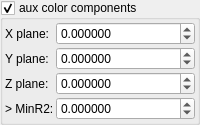
    <widget class="MyGroupBox" name="groupCheck_fold_color_aux_color_enabled_false">
     <property name="title">
      <string>aux color components</string>
     </property>
     <property name="checkable">
      <bool>true</bool>
     </property>
     <layout class="QVBoxLayout" name="verticalLayout_10">
      <property name="leftMargin">
       <number>2</number>
      </property>
      <property name="topMargin">
       <number>2</number>
      </property>
      <property name="rightMargin">
       <number>2</number>
      </property>
      <property name="bottomMargin">
       <number>2</number>
      </property>
      <item>
       <layout class="QGridLayout" name="gridLayout_16" columnstretch="0,1">
        <property name="spacing">
         <number>2</number>
        </property>
        <item row="0" column="1">
         <widget class="MyDoubleSpinBox" name="spinbox3_mandelbox_color_x">
          <property name="sizePolicy">
           <sizepolicy hsizetype="Minimum" vsizetype="Maximum">
            <horstretch>0</horstretch>
            <verstretch>0</verstretch>
           </sizepolicy>
          </property>
          <property name="prefix">
           <string/>
          </property>
          <property name="suffix">
           <string/>
          </property>
          <property name="decimals">
           <number>6</number>
          </property>
          <property name="minimum">
           <double>-100.000000000000000</double>
          </property>
          <property name="maximum">
           <double>100.000000000000000</double>
          </property>
          <property name="singleStep">
           <double>0.100000000000000</double>
          </property>
         </widget>
        </item>
        <item row="0" column="0">
         <widget class="QLabel" name="label_37">
          <property name="text">
           <string>X plane:</string>
          </property>
         </widget>
        </item>
        <item row="3" column="0">
         <widget class="QLabel" name="label_47">
          <property name="text">
           <string>&gt; MinR2:</string>
          </property>
         </widget>
        </item>
        <item row="1" column="0">
         <widget class="QLabel" name="label_43">
          <property name="text">
           <string>Y plane:</string>
          </property>
         </widget>
        </item>
        <item row="3" column="1">
         <widget class="MyDoubleSpinBox" name="spinbox_mandelbox_color_Sp2">
          <property name="sizePolicy">
           <sizepolicy hsizetype="Minimum" vsizetype="Maximum">
            <horstretch>0</horstretch>
            <verstretch>0</verstretch>
           </sizepolicy>
          </property>
          <property name="prefix">
           <string/>
          </property>
          <property name="suffix">
           <string/>
          </property>
          <property name="decimals">
           <number>6</number>
          </property>
          <property name="minimum">
           <double>-100.000000000000000</double>
          </property>
          <property name="maximum">
           <double>100.000000000000000</double>
          </property>
          <property name="singleStep">
           <double>0.100000000000000</double>
          </property>
         </widget>
        </item>
        <item row="1" column="1">
         <widget class="MyDoubleSpinBox" name="spinbox3_mandelbox_color_y">
          <property name="sizePolicy">
           <sizepolicy hsizetype="Minimum" vsizetype="Maximum">
            <horstretch>0</horstretch>
            <verstretch>0</verstretch>
           </sizepolicy>
          </property>
          <property name="prefix">
           <string/>
          </property>
          <property name="suffix">
           <string/>
          </property>
          <property name="decimals">
           <number>6</number>
          </property>
          <property name="minimum">
           <double>-100.000000000000000</double>
          </property>
          <property name="maximum">
           <double>100.000000000000000</double>
          </property>
          <property name="singleStep">
           <double>0.100000000000000</double>
          </property>
         </widget>
        </item>
        <item row="2" column="1">
         <widget class="MyDoubleSpinBox" name="spinbox3_mandelbox_color_z">
          <property name="sizePolicy">
           <sizepolicy hsizetype="Minimum" vsizetype="Maximum">
            <horstretch>0</horstretch>
            <verstretch>0</verstretch>
           </sizepolicy>
          </property>
          <property name="prefix">
           <string/>
          </property>
          <property name="suffix">
           <string/>
          </property>
          <property name="decimals">
           <number>6</number>
          </property>
          <property name="minimum">
           <double>-100.000000000000000</double>
          </property>
          <property name="maximum">
           <double>100.000000000000000</double>
          </property>
          <property name="singleStep">
           <double>0.100000000000000</double>
          </property>
         </widget>
        </item>
        <item row="2" column="0">
         <widget class="QLabel" name="label_45">
          <property name="text">
           <string>Z plane:</string>
          </property>
         </widget>
        </item>
       </layout>
      </item>
     </layout>
    </widget>
